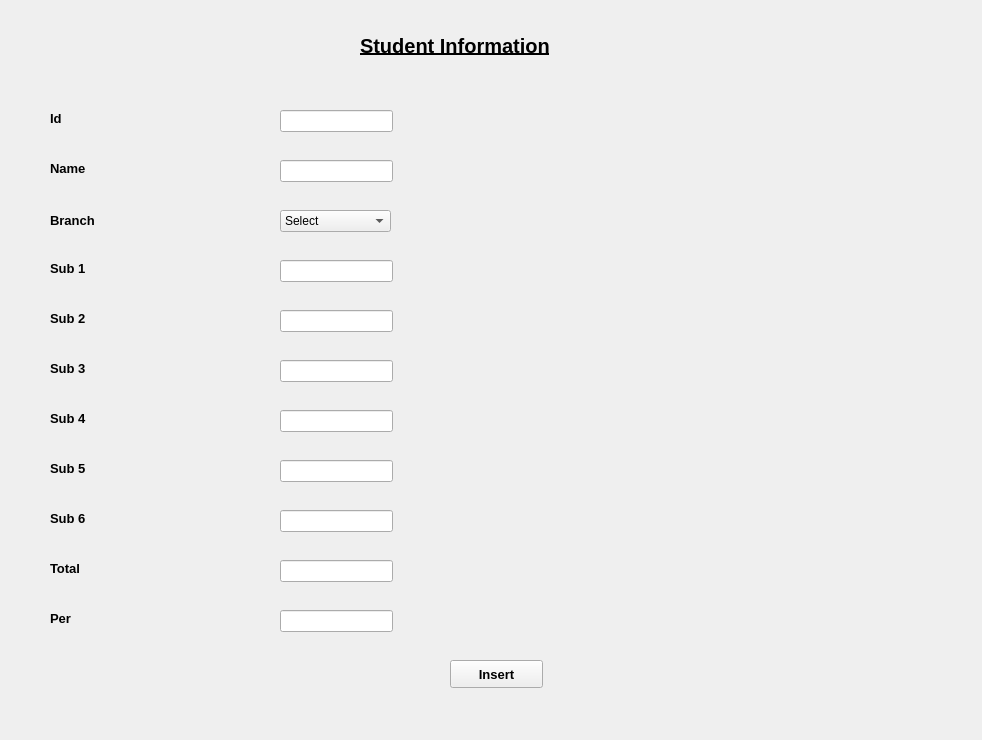
<?xml version="1.0" encoding="UTF-8"?>
<ui version="4.0">
 <class>Form</class>
 <widget class="QWidget" name="Form">
  <property name="geometry">
   <rect>
    <x>0</x>
    <y>0</y>
    <width>982</width>
    <height>740</height>
   </rect>
  </property>
  <property name="windowTitle">
   <string>Form</string>
  </property>
  <widget class="QLabel" name="label">
   <property name="geometry">
    <rect>
     <x>360</x>
     <y>10</y>
     <width>271</width>
     <height>71</height>
    </rect>
   </property>
   <property name="font">
    <font>
     <pointsize>15</pointsize>
     <weight>75</weight>
     <bold>true</bold>
     <underline>true</underline>
    </font>
   </property>
   <property name="text">
    <string>Student Information</string>
   </property>
  </widget>
  <widget class="QLabel" name="label_2">
   <property name="geometry">
    <rect>
     <x>50</x>
     <y>110</y>
     <width>55</width>
     <height>16</height>
    </rect>
   </property>
   <property name="font">
    <font>
     <pointsize>10</pointsize>
     <weight>75</weight>
     <bold>true</bold>
    </font>
   </property>
   <property name="text">
    <string>Id</string>
   </property>
  </widget>
  <widget class="QLabel" name="label_3">
   <property name="geometry">
    <rect>
     <x>50</x>
     <y>160</y>
     <width>55</width>
     <height>16</height>
    </rect>
   </property>
   <property name="font">
    <font>
     <pointsize>10</pointsize>
     <weight>75</weight>
     <bold>true</bold>
    </font>
   </property>
   <property name="text">
    <string>Name</string>
   </property>
  </widget>
  <widget class="QLabel" name="label_4">
   <property name="geometry">
    <rect>
     <x>50</x>
     <y>210</y>
     <width>81</width>
     <height>21</height>
    </rect>
   </property>
   <property name="font">
    <font>
     <pointsize>10</pointsize>
     <weight>75</weight>
     <bold>true</bold>
    </font>
   </property>
   <property name="text">
    <string>Branch</string>
   </property>
  </widget>
  <widget class="QLabel" name="label_5">
   <property name="geometry">
    <rect>
     <x>50</x>
     <y>260</y>
     <width>55</width>
     <height>16</height>
    </rect>
   </property>
   <property name="font">
    <font>
     <pointsize>10</pointsize>
     <weight>75</weight>
     <bold>true</bold>
    </font>
   </property>
   <property name="text">
    <string>Sub 1</string>
   </property>
  </widget>
  <widget class="QLabel" name="label_6">
   <property name="geometry">
    <rect>
     <x>50</x>
     <y>310</y>
     <width>55</width>
     <height>16</height>
    </rect>
   </property>
   <property name="font">
    <font>
     <pointsize>10</pointsize>
     <weight>75</weight>
     <bold>true</bold>
    </font>
   </property>
   <property name="text">
    <string>Sub 2</string>
   </property>
  </widget>
  <widget class="QLabel" name="label_7">
   <property name="geometry">
    <rect>
     <x>50</x>
     <y>360</y>
     <width>55</width>
     <height>16</height>
    </rect>
   </property>
   <property name="font">
    <font>
     <pointsize>10</pointsize>
     <weight>75</weight>
     <bold>true</bold>
    </font>
   </property>
   <property name="text">
    <string>Sub 3</string>
   </property>
  </widget>
  <widget class="QLabel" name="label_8">
   <property name="geometry">
    <rect>
     <x>50</x>
     <y>410</y>
     <width>55</width>
     <height>16</height>
    </rect>
   </property>
   <property name="font">
    <font>
     <pointsize>10</pointsize>
     <weight>75</weight>
     <bold>true</bold>
    </font>
   </property>
   <property name="text">
    <string>Sub 4</string>
   </property>
  </widget>
  <widget class="QLabel" name="label_9">
   <property name="geometry">
    <rect>
     <x>50</x>
     <y>460</y>
     <width>55</width>
     <height>16</height>
    </rect>
   </property>
   <property name="font">
    <font>
     <pointsize>10</pointsize>
     <weight>75</weight>
     <bold>true</bold>
    </font>
   </property>
   <property name="text">
    <string>Sub 5</string>
   </property>
  </widget>
  <widget class="QLabel" name="label_10">
   <property name="geometry">
    <rect>
     <x>50</x>
     <y>510</y>
     <width>55</width>
     <height>16</height>
    </rect>
   </property>
   <property name="font">
    <font>
     <pointsize>10</pointsize>
     <weight>75</weight>
     <bold>true</bold>
    </font>
   </property>
   <property name="text">
    <string>Sub 6</string>
   </property>
  </widget>
  <widget class="QLabel" name="label_11">
   <property name="geometry">
    <rect>
     <x>50</x>
     <y>560</y>
     <width>55</width>
     <height>16</height>
    </rect>
   </property>
   <property name="font">
    <font>
     <pointsize>10</pointsize>
     <weight>75</weight>
     <bold>true</bold>
    </font>
   </property>
   <property name="text">
    <string>Total</string>
   </property>
  </widget>
  <widget class="QLabel" name="label_12">
   <property name="geometry">
    <rect>
     <x>50</x>
     <y>610</y>
     <width>55</width>
     <height>16</height>
    </rect>
   </property>
   <property name="font">
    <font>
     <pointsize>10</pointsize>
     <weight>75</weight>
     <bold>true</bold>
    </font>
   </property>
   <property name="text">
    <string>Per</string>
   </property>
  </widget>
  <widget class="QPushButton" name="pushButton">
   <property name="geometry">
    <rect>
     <x>450</x>
     <y>660</y>
     <width>93</width>
     <height>28</height>
    </rect>
   </property>
   <property name="font">
    <font>
     <pointsize>10</pointsize>
     <weight>75</weight>
     <bold>true</bold>
    </font>
   </property>
   <property name="text">
    <string>Insert</string>
   </property>
  </widget>
  <widget class="QLineEdit" name="lineEdit">
   <property name="geometry">
    <rect>
     <x>280</x>
     <y>110</y>
     <width>113</width>
     <height>22</height>
    </rect>
   </property>
  </widget>
  <widget class="QLineEdit" name="lineEdit_2">
   <property name="geometry">
    <rect>
     <x>280</x>
     <y>160</y>
     <width>113</width>
     <height>22</height>
    </rect>
   </property>
  </widget>
  <widget class="QLineEdit" name="lineEdit_4">
   <property name="geometry">
    <rect>
     <x>280</x>
     <y>260</y>
     <width>113</width>
     <height>22</height>
    </rect>
   </property>
  </widget>
  <widget class="QLineEdit" name="lineEdit_5">
   <property name="geometry">
    <rect>
     <x>280</x>
     <y>310</y>
     <width>113</width>
     <height>22</height>
    </rect>
   </property>
  </widget>
  <widget class="QLineEdit" name="lineEdit_6">
   <property name="geometry">
    <rect>
     <x>280</x>
     <y>360</y>
     <width>113</width>
     <height>22</height>
    </rect>
   </property>
  </widget>
  <widget class="QLineEdit" name="lineEdit_7">
   <property name="geometry">
    <rect>
     <x>280</x>
     <y>410</y>
     <width>113</width>
     <height>22</height>
    </rect>
   </property>
  </widget>
  <widget class="QLineEdit" name="lineEdit_8">
   <property name="geometry">
    <rect>
     <x>280</x>
     <y>460</y>
     <width>113</width>
     <height>22</height>
    </rect>
   </property>
  </widget>
  <widget class="QLineEdit" name="lineEdit_9">
   <property name="geometry">
    <rect>
     <x>280</x>
     <y>510</y>
     <width>113</width>
     <height>22</height>
    </rect>
   </property>
  </widget>
  <widget class="QLineEdit" name="lineEdit_10">
   <property name="geometry">
    <rect>
     <x>280</x>
     <y>560</y>
     <width>113</width>
     <height>22</height>
    </rect>
   </property>
  </widget>
  <widget class="QLineEdit" name="lineEdit_11">
   <property name="geometry">
    <rect>
     <x>280</x>
     <y>610</y>
     <width>113</width>
     <height>22</height>
    </rect>
   </property>
  </widget>
  <widget class="QComboBox" name="comboBox">
   <property name="geometry">
    <rect>
     <x>280</x>
     <y>210</y>
     <width>111</width>
     <height>22</height>
    </rect>
   </property>
   <item>
    <property name="text">
     <string>Select</string>
    </property>
   </item>
   <item>
    <property name="text">
     <string>CSE</string>
    </property>
   </item>
   <item>
    <property name="text">
     <string>EnTC</string>
    </property>
   </item>
   <item>
    <property name="text">
     <string>Civil</string>
    </property>
   </item>
   <item>
    <property name="text">
     <string>Mech</string>
    </property>
   </item>
  </widget>
 </widget>
 <resources/>
 <connections/>
</ui>
